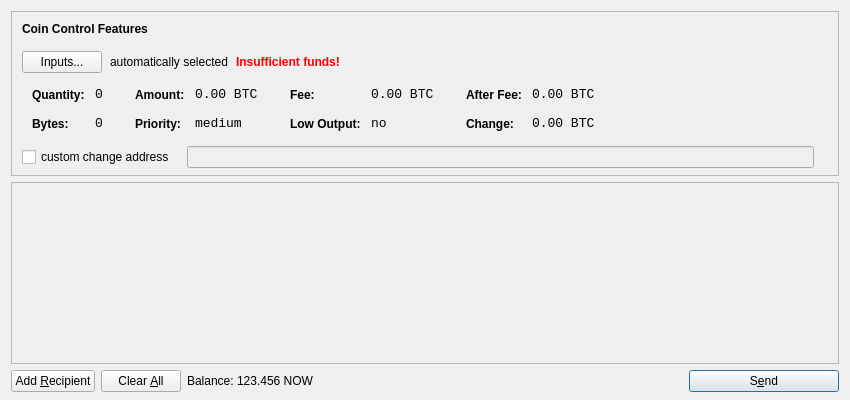
<?xml version="1.0" encoding="UTF-8"?>
<ui version="4.0">
 <class>SendCoinsDialog</class>
 <widget class="QDialog" name="SendCoinsDialog">
  <property name="geometry">
   <rect>
    <x>0</x>
    <y>0</y>
    <width>850</width>
    <height>400</height>
   </rect>
  </property>
  <property name="windowTitle">
   <string>Send Coins</string>
  </property>
  <layout class="QVBoxLayout" name="verticalLayout" stretch="0,1,0">
   <property name="bottomMargin">
    <number>8</number>
   </property>
   <item>
    <widget class="QFrame" name="frameCoinControl">
     <property name="sizePolicy">
      <sizepolicy hsizetype="Expanding" vsizetype="Expanding">
       <horstretch>0</horstretch>
       <verstretch>0</verstretch>
      </sizepolicy>
     </property>
     <property name="maximumSize">
      <size>
       <width>16777215</width>
       <height>16777215</height>
      </size>
     </property>
     <property name="frameShape">
      <enum>QFrame::StyledPanel</enum>
     </property>
     <property name="frameShadow">
      <enum>QFrame::Sunken</enum>
     </property>
     <layout class="QVBoxLayout" name="verticalLayoutCoinControl2">
      <property name="spacing">
       <number>-1</number>
      </property>
      <property name="leftMargin">
       <number>0</number>
      </property>
      <property name="topMargin">
       <number>0</number>
      </property>
      <property name="rightMargin">
       <number>0</number>
      </property>
      <property name="bottomMargin">
       <number>6</number>
      </property>
      <item>
       <layout class="QVBoxLayout" name="verticalLayoutCoinControl" stretch="0,0,0,0,1">
        <property name="spacing">
         <number>0</number>
        </property>
        <property name="leftMargin">
         <number>10</number>
        </property>
        <property name="topMargin">
         <number>10</number>
        </property>
        <item>
         <layout class="QHBoxLayout" name="horizontalLayoutCoinControl1">
          <property name="bottomMargin">
           <number>15</number>
          </property>
          <item>
           <widget class="QLabel" name="labelCoinControlFeatures">
            <property name="sizePolicy">
             <sizepolicy hsizetype="Preferred" vsizetype="Maximum">
              <horstretch>0</horstretch>
              <verstretch>0</verstretch>
             </sizepolicy>
            </property>
            <property name="font">
             <font>
              <weight>75</weight>
              <bold>true</bold>
             </font>
            </property>
            <property name="styleSheet">
             <string notr="true">font-weight:bold;</string>
            </property>
            <property name="text">
             <string>Coin Control Features</string>
            </property>
           </widget>
          </item>
         </layout>
        </item>
        <item>
         <layout class="QHBoxLayout" name="horizontalLayoutCoinControl2" stretch="0,0,0,0">
          <property name="spacing">
           <number>8</number>
          </property>
          <property name="bottomMargin">
           <number>10</number>
          </property>
          <item>
           <widget class="QPushButton" name="pushButtonCoinControl">
            <property name="styleSheet">
             <string notr="true"/>
            </property>
            <property name="text">
             <string>Inputs...</string>
            </property>
           </widget>
          </item>
          <item>
           <widget class="QLabel" name="labelCoinControlAutomaticallySelected">
            <property name="text">
             <string>automatically selected</string>
            </property>
            <property name="margin">
             <number>5</number>
            </property>
           </widget>
          </item>
          <item>
           <widget class="QLabel" name="labelCoinControlInsuffFunds">
            <property name="font">
             <font>
              <weight>75</weight>
              <bold>true</bold>
             </font>
            </property>
            <property name="styleSheet">
             <string notr="true">color:red;font-weight:bold;</string>
            </property>
            <property name="text">
             <string>Insufficient funds!</string>
            </property>
            <property name="margin">
             <number>5</number>
            </property>
           </widget>
          </item>
          <item>
           <spacer name="horizontalSpacerCoinControl">
            <property name="orientation">
             <enum>Qt::Horizontal</enum>
            </property>
            <property name="sizeHint" stdset="0">
             <size>
              <width>40</width>
              <height>1</height>
             </size>
            </property>
           </spacer>
          </item>
         </layout>
        </item>
        <item>
         <widget class="QWidget" name="widgetCoinControl" native="true">
          <property name="sizePolicy">
           <sizepolicy hsizetype="Preferred" vsizetype="Preferred">
            <horstretch>0</horstretch>
            <verstretch>0</verstretch>
           </sizepolicy>
          </property>
          <property name="minimumSize">
           <size>
            <width>0</width>
            <height>0</height>
           </size>
          </property>
          <property name="styleSheet">
           <string notr="true"/>
          </property>
          <layout class="QHBoxLayout" name="horizontalLayoutCoinControl5">
           <property name="margin">
            <number>0</number>
           </property>
           <item>
            <layout class="QHBoxLayout" name="horizontalLayoutCoinControl3" stretch="0,0,0,1">
             <property name="spacing">
              <number>20</number>
             </property>
             <property name="topMargin">
              <number>0</number>
             </property>
             <property name="bottomMargin">
              <number>10</number>
             </property>
             <item>
              <layout class="QFormLayout" name="formLayoutCoinControl1">
               <property name="horizontalSpacing">
                <number>10</number>
               </property>
               <property name="verticalSpacing">
                <number>14</number>
               </property>
               <property name="leftMargin">
                <number>10</number>
               </property>
               <property name="topMargin">
                <number>4</number>
               </property>
               <property name="rightMargin">
                <number>6</number>
               </property>
               <item row="0" column="0">
                <widget class="QLabel" name="labelCoinControlQuantityText">
                 <property name="styleSheet">
                  <string notr="true">font-weight:bold;</string>
                 </property>
                 <property name="text">
                  <string>Quantity:</string>
                 </property>
                 <property name="margin">
                  <number>0</number>
                 </property>
                </widget>
               </item>
               <item row="0" column="1">
                <widget class="QLabel" name="labelCoinControlQuantity">
                 <property name="font">
                  <font>
                   <family>Monospace</family>
                   <pointsize>10</pointsize>
                  </font>
                 </property>
                 <property name="cursor">
                  <cursorShape>IBeamCursor</cursorShape>
                 </property>
                 <property name="contextMenuPolicy">
                  <enum>Qt::ActionsContextMenu</enum>
                 </property>
                 <property name="text">
                  <string notr="true">0</string>
                 </property>
                 <property name="margin">
                  <number>0</number>
                 </property>
                 <property name="textInteractionFlags">
                  <set>Qt::LinksAccessibleByMouse|Qt::TextSelectableByKeyboard|Qt::TextSelectableByMouse</set>
                 </property>
                </widget>
               </item>
               <item row="1" column="0">
                <widget class="QLabel" name="labelCoinControlBytesText">
                 <property name="styleSheet">
                  <string notr="true">font-weight:bold;</string>
                 </property>
                 <property name="text">
                  <string>Bytes:</string>
                 </property>
                </widget>
               </item>
               <item row="1" column="1">
                <widget class="QLabel" name="labelCoinControlBytes">
                 <property name="font">
                  <font>
                   <family>Monospace</family>
                   <pointsize>10</pointsize>
                  </font>
                 </property>
                 <property name="cursor">
                  <cursorShape>IBeamCursor</cursorShape>
                 </property>
                 <property name="contextMenuPolicy">
                  <enum>Qt::ActionsContextMenu</enum>
                 </property>
                 <property name="text">
                  <string notr="true">0</string>
                 </property>
                 <property name="textInteractionFlags">
                  <set>Qt::LinksAccessibleByMouse|Qt::TextSelectableByKeyboard|Qt::TextSelectableByMouse</set>
                 </property>
                </widget>
               </item>
              </layout>
             </item>
             <item>
              <layout class="QFormLayout" name="formLayoutCoinControl2">
               <property name="horizontalSpacing">
                <number>10</number>
               </property>
               <property name="verticalSpacing">
                <number>14</number>
               </property>
               <property name="leftMargin">
                <number>6</number>
               </property>
               <property name="topMargin">
                <number>4</number>
               </property>
               <property name="rightMargin">
                <number>6</number>
               </property>
               <item row="0" column="0">
                <widget class="QLabel" name="labelCoinControlAmountText">
                 <property name="styleSheet">
                  <string notr="true">font-weight:bold;</string>
                 </property>
                 <property name="text">
                  <string>Amount:</string>
                 </property>
                 <property name="margin">
                  <number>0</number>
                 </property>
                </widget>
               </item>
               <item row="0" column="1">
                <widget class="QLabel" name="labelCoinControlAmount">
                 <property name="font">
                  <font>
                   <family>Monospace</family>
                   <pointsize>10</pointsize>
                  </font>
                 </property>
                 <property name="cursor">
                  <cursorShape>IBeamCursor</cursorShape>
                 </property>
                 <property name="contextMenuPolicy">
                  <enum>Qt::ActionsContextMenu</enum>
                 </property>
                 <property name="text">
                  <string notr="true">0.00 BTC</string>
                 </property>
                 <property name="textInteractionFlags">
                  <set>Qt::LinksAccessibleByMouse|Qt::TextSelectableByKeyboard|Qt::TextSelectableByMouse</set>
                 </property>
                </widget>
               </item>
               <item row="1" column="0">
                <widget class="QLabel" name="labelCoinControlPriorityText">
                 <property name="styleSheet">
                  <string notr="true">font-weight:bold;</string>
                 </property>
                 <property name="text">
                  <string>Priority:</string>
                 </property>
                </widget>
               </item>
               <item row="1" column="1">
                <widget class="QLabel" name="labelCoinControlPriority">
                 <property name="font">
                  <font>
                   <family>Monospace</family>
                   <pointsize>10</pointsize>
                  </font>
                 </property>
                 <property name="cursor">
                  <cursorShape>IBeamCursor</cursorShape>
                 </property>
                 <property name="contextMenuPolicy">
                  <enum>Qt::ActionsContextMenu</enum>
                 </property>
                 <property name="text">
                  <string>medium</string>
                 </property>
                 <property name="textInteractionFlags">
                  <set>Qt::LinksAccessibleByMouse|Qt::TextSelectableByKeyboard|Qt::TextSelectableByMouse</set>
                 </property>
                </widget>
               </item>
              </layout>
             </item>
             <item>
              <layout class="QFormLayout" name="formLayoutCoinControl3">
               <property name="horizontalSpacing">
                <number>10</number>
               </property>
               <property name="verticalSpacing">
                <number>14</number>
               </property>
               <property name="leftMargin">
                <number>6</number>
               </property>
               <property name="topMargin">
                <number>4</number>
               </property>
               <property name="rightMargin">
                <number>6</number>
               </property>
               <item row="0" column="0">
                <widget class="QLabel" name="labelCoinControlFeeText">
                 <property name="styleSheet">
                  <string notr="true">font-weight:bold;</string>
                 </property>
                 <property name="text">
                  <string>Fee:</string>
                 </property>
                 <property name="margin">
                  <number>0</number>
                 </property>
                </widget>
               </item>
               <item row="0" column="1">
                <widget class="QLabel" name="labelCoinControlFee">
                 <property name="font">
                  <font>
                   <family>Monospace</family>
                   <pointsize>10</pointsize>
                  </font>
                 </property>
                 <property name="cursor">
                  <cursorShape>IBeamCursor</cursorShape>
                 </property>
                 <property name="contextMenuPolicy">
                  <enum>Qt::ActionsContextMenu</enum>
                 </property>
                 <property name="text">
                  <string notr="true">0.00 BTC</string>
                 </property>
                 <property name="textInteractionFlags">
                  <set>Qt::LinksAccessibleByMouse|Qt::TextSelectableByKeyboard|Qt::TextSelectableByMouse</set>
                 </property>
                </widget>
               </item>
               <item row="1" column="0">
                <widget class="QLabel" name="labelCoinControlLowOutputText">
                 <property name="styleSheet">
                  <string notr="true">font-weight:bold;</string>
                 </property>
                 <property name="text">
                  <string>Low Output:</string>
                 </property>
                </widget>
               </item>
               <item row="1" column="1">
                <widget class="QLabel" name="labelCoinControlLowOutput">
                 <property name="font">
                  <font>
                   <family>Monospace</family>
                   <pointsize>10</pointsize>
                  </font>
                 </property>
                 <property name="cursor">
                  <cursorShape>IBeamCursor</cursorShape>
                 </property>
                 <property name="contextMenuPolicy">
                  <enum>Qt::ActionsContextMenu</enum>
                 </property>
                 <property name="text">
                  <string>no</string>
                 </property>
                 <property name="textInteractionFlags">
                  <set>Qt::LinksAccessibleByMouse|Qt::TextSelectableByKeyboard|Qt::TextSelectableByMouse</set>
                 </property>
                </widget>
               </item>
              </layout>
             </item>
             <item>
              <layout class="QFormLayout" name="formLayoutCoinControl4">
               <property name="horizontalSpacing">
                <number>10</number>
               </property>
               <property name="verticalSpacing">
                <number>14</number>
               </property>
               <property name="leftMargin">
                <number>6</number>
               </property>
               <property name="topMargin">
                <number>4</number>
               </property>
               <property name="rightMargin">
                <number>6</number>
               </property>
               <item row="0" column="0">
                <widget class="QLabel" name="labelCoinControlAfterFeeText">
                 <property name="styleSheet">
                  <string notr="true">font-weight:bold;</string>
                 </property>
                 <property name="text">
                  <string>After Fee:</string>
                 </property>
                 <property name="margin">
                  <number>0</number>
                 </property>
                </widget>
               </item>
               <item row="0" column="1">
                <widget class="QLabel" name="labelCoinControlAfterFee">
                 <property name="font">
                  <font>
                   <family>Monospace</family>
                   <pointsize>10</pointsize>
                  </font>
                 </property>
                 <property name="cursor">
                  <cursorShape>IBeamCursor</cursorShape>
                 </property>
                 <property name="contextMenuPolicy">
                  <enum>Qt::ActionsContextMenu</enum>
                 </property>
                 <property name="text">
                  <string notr="true">0.00 BTC</string>
                 </property>
                 <property name="textInteractionFlags">
                  <set>Qt::LinksAccessibleByMouse|Qt::TextSelectableByKeyboard|Qt::TextSelectableByMouse</set>
                 </property>
                </widget>
               </item>
               <item row="1" column="0">
                <widget class="QLabel" name="labelCoinControlChangeText">
                 <property name="styleSheet">
                  <string notr="true">font-weight:bold;</string>
                 </property>
                 <property name="text">
                  <string>Change:</string>
                 </property>
                </widget>
               </item>
               <item row="1" column="1">
                <widget class="QLabel" name="labelCoinControlChange">
                 <property name="font">
                  <font>
                   <family>Monospace</family>
                   <pointsize>10</pointsize>
                  </font>
                 </property>
                 <property name="cursor">
                  <cursorShape>IBeamCursor</cursorShape>
                 </property>
                 <property name="contextMenuPolicy">
                  <enum>Qt::ActionsContextMenu</enum>
                 </property>
                 <property name="text">
                  <string notr="true">0.00 BTC</string>
                 </property>
                 <property name="textInteractionFlags">
                  <set>Qt::LinksAccessibleByMouse|Qt::TextSelectableByKeyboard|Qt::TextSelectableByMouse</set>
                 </property>
                </widget>
               </item>
              </layout>
             </item>
            </layout>
           </item>
          </layout>
         </widget>
        </item>
        <item>
         <layout class="QHBoxLayout" name="horizontalLayoutCoinControl4" stretch="0,0,0">
          <property name="spacing">
           <number>12</number>
          </property>
          <property name="sizeConstraint">
           <enum>QLayout::SetDefaultConstraint</enum>
          </property>
          <property name="topMargin">
           <number>5</number>
          </property>
          <property name="rightMargin">
           <number>5</number>
          </property>
          <item>
           <widget class="QCheckBox" name="checkBoxCoinControlChange">
            <property name="text">
             <string>custom change address</string>
            </property>
           </widget>
          </item>
          <item>
           <widget class="QLineEdit" name="lineEditCoinControlChange">
            <property name="enabled">
             <bool>false</bool>
            </property>
            <property name="sizePolicy">
             <sizepolicy hsizetype="Expanding" vsizetype="Fixed">
              <horstretch>0</horstretch>
              <verstretch>0</verstretch>
             </sizepolicy>
            </property>
           </widget>
          </item>
          <item>
           <widget class="QLabel" name="labelCoinControlChangeLabel">
            <property name="sizePolicy">
             <sizepolicy hsizetype="Preferred" vsizetype="Expanding">
              <horstretch>0</horstretch>
              <verstretch>0</verstretch>
             </sizepolicy>
            </property>
            <property name="minimumSize">
             <size>
              <width>0</width>
              <height>0</height>
             </size>
            </property>
            <property name="text">
             <string/>
            </property>
            <property name="margin">
             <number>3</number>
            </property>
           </widget>
          </item>
         </layout>
        </item>
        <item>
         <spacer name="verticalSpacerCoinControl">
          <property name="orientation">
           <enum>Qt::Vertical</enum>
          </property>
          <property name="sizeHint" stdset="0">
           <size>
            <width>800</width>
            <height>1</height>
           </size>
          </property>
         </spacer>
        </item>
       </layout>
      </item>
     </layout>
    </widget>
   </item>
   <item>
    <widget class="QScrollArea" name="scrollArea">
     <property name="widgetResizable">
      <bool>true</bool>
     </property>
     <widget class="QWidget" name="scrollAreaWidgetContents">
      <property name="geometry">
       <rect>
        <x>0</x>
        <y>0</y>
        <width>830</width>
        <height>165</height>
       </rect>
      </property>
      <layout class="QVBoxLayout" name="verticalLayout_2">
       <property name="margin">
        <number>0</number>
       </property>
       <item>
        <layout class="QVBoxLayout" name="entries">
         <property name="spacing">
          <number>6</number>
         </property>
        </layout>
       </item>
       <item>
        <spacer name="verticalSpacer">
         <property name="orientation">
          <enum>Qt::Vertical</enum>
         </property>
         <property name="sizeHint" stdset="0">
          <size>
           <width>20</width>
           <height>40</height>
          </size>
         </property>
        </spacer>
       </item>
      </layout>
     </widget>
    </widget>
   </item>
   <item>
    <layout class="QHBoxLayout" name="horizontalLayout">
     <item>
      <widget class="QPushButton" name="addButton">
       <property name="toolTip">
        <string>Send to multiple recipients at once</string>
       </property>
       <property name="text">
        <string>Add &amp;Recipient</string>
       </property>
       <property name="icon">
        <iconset resource="../bitcoin.qrc">
         <normaloff>:/icons/add</normaloff>:/icons/add</iconset>
       </property>
       <property name="autoDefault">
        <bool>false</bool>
       </property>
      </widget>
     </item>
     <item>
      <widget class="QPushButton" name="clearButton">
       <property name="sizePolicy">
        <sizepolicy hsizetype="Minimum" vsizetype="Fixed">
         <horstretch>0</horstretch>
         <verstretch>0</verstretch>
        </sizepolicy>
       </property>
       <property name="toolTip">
        <string>Remove all transaction fields</string>
       </property>
       <property name="text">
        <string>Clear &amp;All</string>
       </property>
       <property name="icon">
        <iconset resource="../bitcoin.qrc">
         <normaloff>:/icons/remove</normaloff>:/icons/remove</iconset>
       </property>
       <property name="autoRepeatDelay">
        <number>300</number>
       </property>
       <property name="autoDefault">
        <bool>false</bool>
       </property>
      </widget>
     </item>
     <item>
      <layout class="QHBoxLayout" name="horizontalLayout_2">
       <property name="spacing">
        <number>3</number>
       </property>
       <item>
        <widget class="QLabel" name="label">
         <property name="text">
          <string>Balance:</string>
         </property>
        </widget>
       </item>
       <item>
        <widget class="QLabel" name="labelBalance">
         <property name="cursor">
          <cursorShape>IBeamCursor</cursorShape>
         </property>
         <property name="text">
          <string>123.456 NOW</string>
         </property>
         <property name="textInteractionFlags">
          <set>Qt::LinksAccessibleByMouse|Qt::TextSelectableByKeyboard|Qt::TextSelectableByMouse</set>
         </property>
        </widget>
       </item>
      </layout>
     </item>
     <item>
      <spacer name="horizontalSpacer">
       <property name="orientation">
        <enum>Qt::Horizontal</enum>
       </property>
       <property name="sizeHint" stdset="0">
        <size>
         <width>40</width>
         <height>20</height>
        </size>
       </property>
      </spacer>
     </item>
     <item>
      <widget class="QPushButton" name="sendButton">
       <property name="minimumSize">
        <size>
         <width>150</width>
         <height>0</height>
        </size>
       </property>
       <property name="toolTip">
        <string>Confirm the send action</string>
       </property>
       <property name="text">
        <string>S&amp;end</string>
       </property>
       <property name="icon">
        <iconset resource="../bitcoin.qrc">
         <normaloff>:/icons/send</normaloff>:/icons/send</iconset>
       </property>
       <property name="default">
        <bool>true</bool>
       </property>
      </widget>
     </item>
    </layout>
   </item>
  </layout>
 </widget>
 <resources>
  <include location="../bitcoin.qrc"/>
 </resources>
 <connections/>
</ui>
